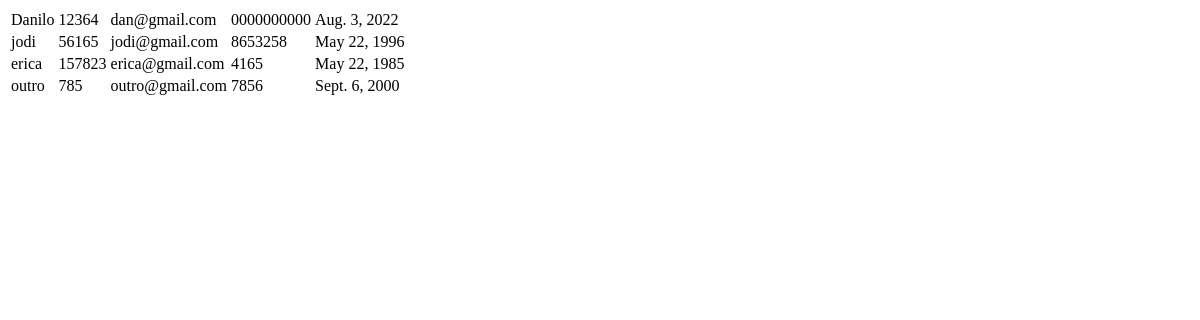
Before: /crudtabelas/ with the older database file.
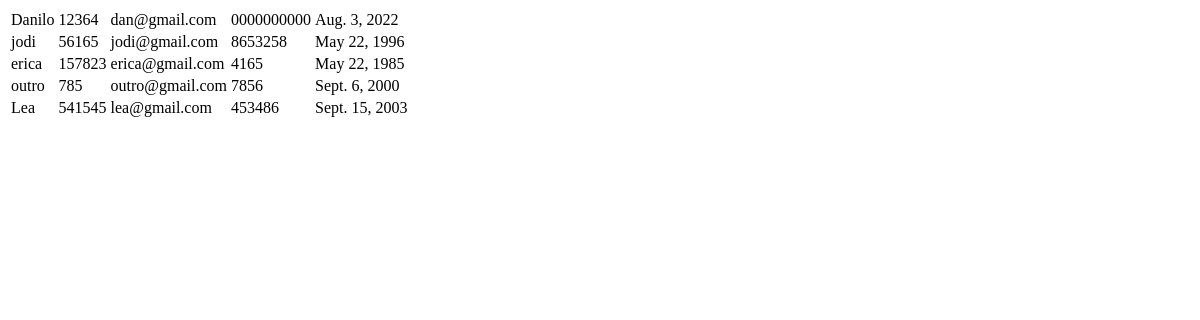
After: the same page with the newer database file.
### Crud/models.py (models this page shows, shortened)
class Aluno (models.Model):
    id = models.AutoField(primary_key=True)
    cpf = models.CharField(max_length=11)
    nome = models.CharField(max_length=50)
    email = models.EmailField(max_length=50)
    fone = models.CharField(max_length=11)
    data_nascimento = models.DateField()

### Crud/views.py (the view)
# urls.py: path('crudtabelas/', ReadAluno, name="listar"),
def ReadAluno (request):
    aluno = Aluno.objects.all()
    conteudo = {"alunos":aluno}
    return render(request,'crud.html', conteudo)

### Crud/templates/crud.html (shortened to what this page needs)
<!DOCTYPE html>
<html lang="en">
<head>
</head>
<body>
  <table>
        {% for i in alunos%}
        <tr>
            <td> {{i.nome}}</td>
            <td> {{i.cpf}}</td>
            <td> {{i.email}}</td>
            <td> {{i.fone}}</td>
            <td> {{i.data_nascimento}}</td>
        </tr>
        {% endfor %}
    </table>
</body>
</html>

Changed rows visible on the page:
added Aluno: nome "Lea", cpf "541545", email "lea@gmail.com", fone "453486", data_nascimento "Sept. 15, 2003"
